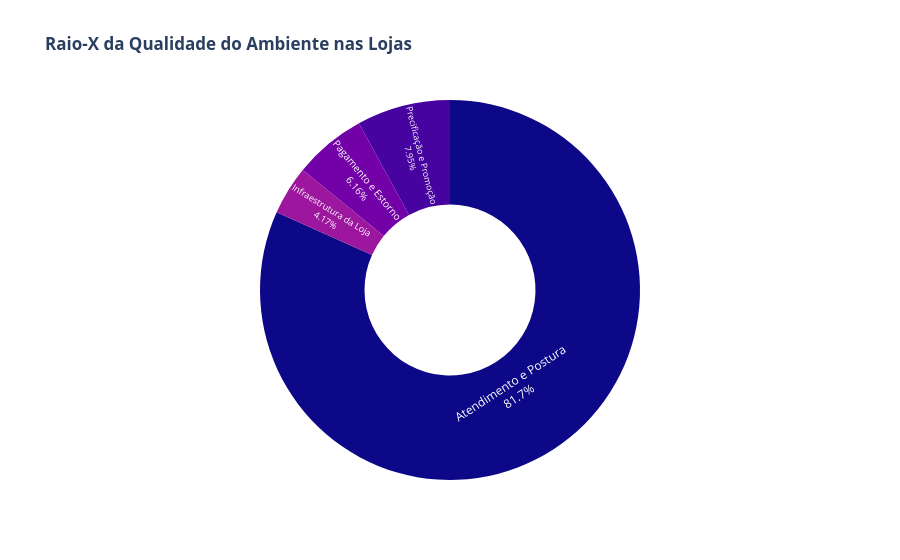

Source (notebook cell):
### Code cell
# 5.2 Diagnóstico de Qualidade do Ambiente: Fator Humano vs Fator Estrutural
# Filtrar apenas o objetivo de Qualidade do Ambiente
df_ambiente = df_final[df_final['OBJETIVO_PROJETO'] == 'Qualidade do Ambiente']

# Agrupar dados
gargalo_amb = df_ambiente['CATEGORIA_ANALITICA'].value_counts().reset_index()
gargalo_amb.columns = ['CATEGORIA', 'TOTAL']

# Criar gráfico de rosca (Donut Chart) interativo
fig_ambiente = px.pie(
    gargalo_amb, 
    names='CATEGORIA', 
    values='TOTAL', 
    hole=0.45, # Transforma a pizza numa rosca (Donut)
    title='<b>Raio-X da Qualidade do Ambiente nas Lojas</b>',
    color_discrete_sequence=px.colors.sequential.Plasma,
    template='plotly_white'
)

# Adicionar informações de percentagem e texto dentro do gráfico
fig_ambiente.update_traces(textposition='inside', textinfo='percent+label')
fig_ambiente.update_layout(showlegend=False) # Removemos a legenda lateral pois as labels já estão no gráfico
fig_ambiente.show()

### Figure 1 — Plotly figure (JSON) as saved in the notebook; plotly's stock layout.template omitted (floating-point values rounded to 4 significant figures)
{"data": [{"domain": {"x": [0, 1], "y": [0, 1]}, "hole": 0.45, "hovertemplate": "CATEGORIA=%{label}<br>TOTAL=%{value}<extra></extra>", "labels": ["Atendimento e Postura", "Precificação e Promoção", "Pagamento e Estorno", "Infraestrutura da Loja"], "legendgroup": "", "name": "", "showlegend": true, "textinfo": "percent+label", "textposition": "inside", "type": "pie", "values": [411, 40, 31, 21]}], "layout": {"legend": {"tracegroupgap": 0}, "piecolorway": ["#0d0887", "#46039f", "#7201a8", "#9c179e", "#bd3786", "#d8576b", "#ed7953", "#fb9f3a", "#fdca26", "#f0f921"], "showlegend": false, "title": {"text": "<b>Raio-X da Qualidade do Ambiente nas Lojas</b>"}}}
